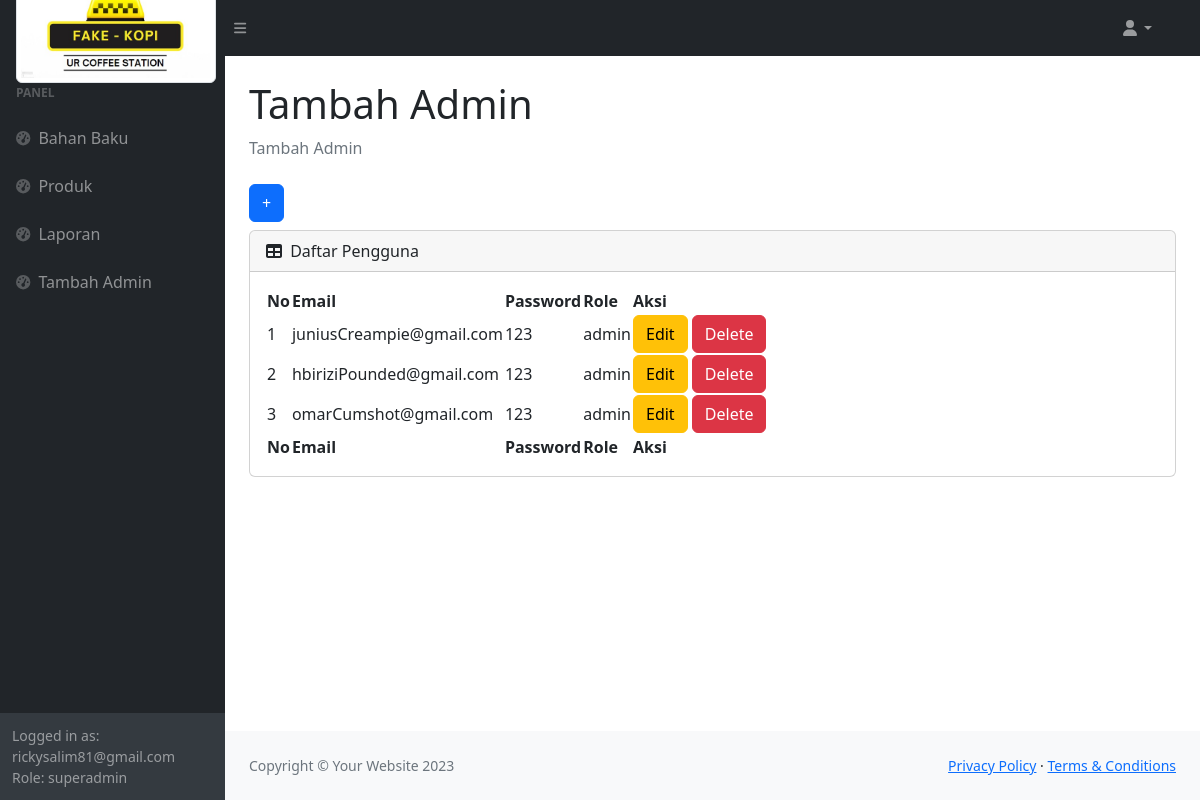
Page /pointofsales/tambah_admin.php (signed in) on the committed database.
### tables this page shows
CREATE TABLE `pengguna` (
  `id_pengguna` int NOT NULL AUTO_INCREMENT,
  `email` varchar(500) NOT NULL,
  `role` varchar(500) NOT NULL,
  `password` varchar(500) NOT NULL,
  PRIMARY KEY (`id_pengguna`)
);

### pointofsales/tambah_admin.php (the view, shortened to what this page needs)
<?php
require './function/pengguna.php';
?>
<!DOCTYPE html>
<html lang="en">
    <head>
        <link href="https://cdn.jsdelivr.net/npm/simple-datatables@7.1.2/dist/style.min.css" rel="stylesheet" />
        <link href="public/css/styles.css" rel="stylesheet" />
    </head>
    <body class="sb-nav-fixed">
        <?php
            include('partials/topnav.php');
        ?>
        <div id="layoutSidenav">
            <?php
              include('partials/sidenav.php');
            ?>
            <div id="layoutSidenav_content">
                <main>
                    <div class="container-fluid px-4">
                        <h1 class="mt-4">Tambah Admin</h1>
                        <ol class="breadcrumb mb-4">
                            <li class="breadcrumb-item active">Tambah Admin</li>
                        </ol>
                        <button class="btn btn-primary mb-2" data-bs-toggle="collapse" data-bs-target="#collapseForm" aria-expanded="false" aria-controls="collapseForm">+</button>
                        <div class="card mb-4">
                            <div class="card-header">
                                <i class="fas fa-table me-1"></i>
                                Daftar Pengguna
                            </div>
                            <div class="card-body">
                                <table id="datatablesSimple">
                                    <thead>
                                        <tr>
                                            <th>No</th>
                                            <th>Email</th>
                                            <th>Password</th>
                                            <th>Role</th>
                                            <th>Aksi</th>
                                        </tr>
                                    </thead>
                                    <tfoot>
                                        <tr>
                                            <th>No</th>
                                            <th>Email</th>
                                            <th>Password</th>
                                            <th>Role</th>
                                            <th>Aksi</th>
                                        </tr>
                                    </tfoot>
                                    <tbody>
                                    <?php
                                        $pengguna = mysqli_query($conn, "SELECT * FROM pengguna WHERE `role`='admin'");
                                        $i = 1;
                                        while($fetchpengguna = mysqli_fetch_array($pengguna, MYSQLI_ASSOC)) {
                                    ?>
                                        <tr>
                                            <td><?= $i++ ?></td>
                                            <td><?= $fetchpengguna['email'] ?></td>
                                            <td><?= $fetchpengguna['password'] ?></td>
                                            <td><?= $fetchpengguna['role'] ?></td>
                                            <td>
                                                <button type="button" class="btn btn-warning" data-bs-toggle="modal" data-bs-target="#edit<?=$i?>">
                                                 Edit
                                                </button>
                                                <button type="button" class="btn btn-danger" data-bs-toggle="modal" data-bs-target="#delete<?=$i?>">
                                                 Delete
                                                </button>
                                            </td>
                                        </tr>
                                    <?php
                                        }
                                    ?>
                                    </tbody>
                                </table>
                            </div>
                        </div>
                    </div>
                </main>
                <footer class="py-4 bg-light mt-auto">
                    <div class="container-fluid px-4">
                        <div class="d-flex align-items-center justify-content-between small">
                            <div class="text-muted">Copyright &copy; Your Website 2023</div>
                            <div>
                                <a href="#">Privacy Policy</a>
                                &middot;
                                <a href="#">Terms &amp; Conditions</a>
                            </div>
                        </div>
                    </div>
                </footer>
            </div>
        </div>
    </body>
</html>

### rows in the picture
pengguna: email "juniusCreampie@gmail.com", password "123", role "admin"
pengguna: email "hbiriziPounded@gmail.com", password "123", role "admin"
pengguna: email "omarCumshot@gmail.com", password "123", role "admin"

### other values in the picture
$_SESSION['user'][1] "rickysalim81@gmail.com"
$_SESSION['user'][2] "superadmin"
